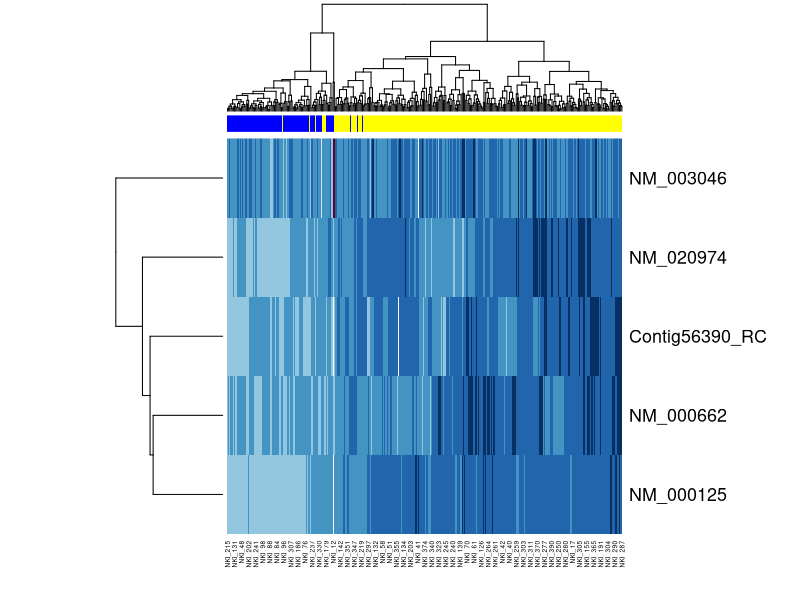

Generate this figure with R:
## ---- chunk 1
genes <- read.delim("gene.description.txt")
subjects <- read.delim("cancer.patients.txt")
evals <- read.delim("gene.expression.txt",stringsAsFactors = FALSE)
## ---- chunk 2

##HIDE ME!!!
genelist <- c("ESR1", "NAT1", "SUSD3","SLC7A2" ,"SCUBE2")
probes <- na.omit(genes[match(genelist,genes[,2]),1])
exprows <- match(probes,rownames(evals))

library(RColorBrewer)
sampcol <- rep("blue", ncol(evals))
sampcol[subjects$er == 1 ] <- "yellow"
rbPal <- brewer.pal(10, "RdBu")
heatmap(as.matrix(evals[exprows,]),ColSideColors = sampcol,col=rbPal)
## ---- chunk 3

sessionInfo()
